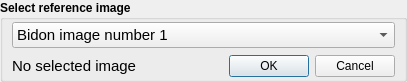
<?xml version="1.0" encoding="UTF-8"?>
<ui version="4.0">
 <class>vvToolSimpleInputSelectorWidget</class>
 <widget class="QWidget" name="vvToolSimpleInputSelectorWidget">
  <property name="geometry">
   <rect>
    <x>0</x>
    <y>0</y>
    <width>407</width>
    <height>82</height>
   </rect>
  </property>
  <property name="windowTitle">
   <string>Form</string>
  </property>
  <layout class="QGridLayout" name="gridLayout_6">
   <property name="margin">
    <number>0</number>
   </property>
   <item row="0" column="0">
    <widget class="QGroupBox" name="mGroupBox">
     <property name="font">
      <font>
       <weight>75</weight>
       <bold>true</bold>
      </font>
     </property>
     <property name="title">
      <string>Select reference image</string>
     </property>
     <layout class="QVBoxLayout" name="verticalLayout">
      <property name="leftMargin">
       <number>9</number>
      </property>
      <property name="topMargin">
       <number>2</number>
      </property>
      <property name="bottomMargin">
       <number>0</number>
      </property>
      <item>
       <widget class="QWidget" name="widget_2" native="true">
        <layout class="QGridLayout" name="gridLayout_5">
         <property name="margin">
          <number>0</number>
         </property>
         <item row="0" column="0">
          <layout class="QHBoxLayout" name="horizontalLayout_2">
           <item>
            <widget class="QComboBox" name="mInputSequenceBox">
             <property name="enabled">
              <bool>true</bool>
             </property>
             <property name="font">
              <font>
               <pointsize>11</pointsize>
               <weight>50</weight>
               <bold>false</bold>
              </font>
             </property>
             <item>
              <property name="text">
               <string>Bidon image number 1</string>
              </property>
             </item>
            </widget>
           </item>
          </layout>
         </item>
        </layout>
       </widget>
      </item>
      <item>
       <widget class="QWidget" name="widget" native="true">
        <layout class="QGridLayout" name="gridLayout_4">
         <property name="margin">
          <number>0</number>
         </property>
         <item row="0" column="0">
          <layout class="QHBoxLayout" name="horizontalLayout">
           <item>
            <widget class="QLabel" name="mLabelInputInfo">
             <property name="font">
              <font>
               <pointsize>11</pointsize>
               <weight>50</weight>
               <bold>false</bold>
              </font>
             </property>
             <property name="frameShape">
              <enum>QFrame::NoFrame</enum>
             </property>
             <property name="text">
              <string>No selected image</string>
             </property>
            </widget>
           </item>
           <item>
            <widget class="QDialogButtonBox" name="mInputSelectionButtonBox">
             <property name="font">
              <font>
               <weight>50</weight>
               <bold>false</bold>
              </font>
             </property>
             <property name="standardButtons">
              <set>QDialogButtonBox::Cancel|QDialogButtonBox::Ok</set>
             </property>
            </widget>
           </item>
          </layout>
         </item>
        </layout>
       </widget>
      </item>
     </layout>
    </widget>
   </item>
  </layout>
 </widget>
 <resources/>
 <connections/>
</ui>
